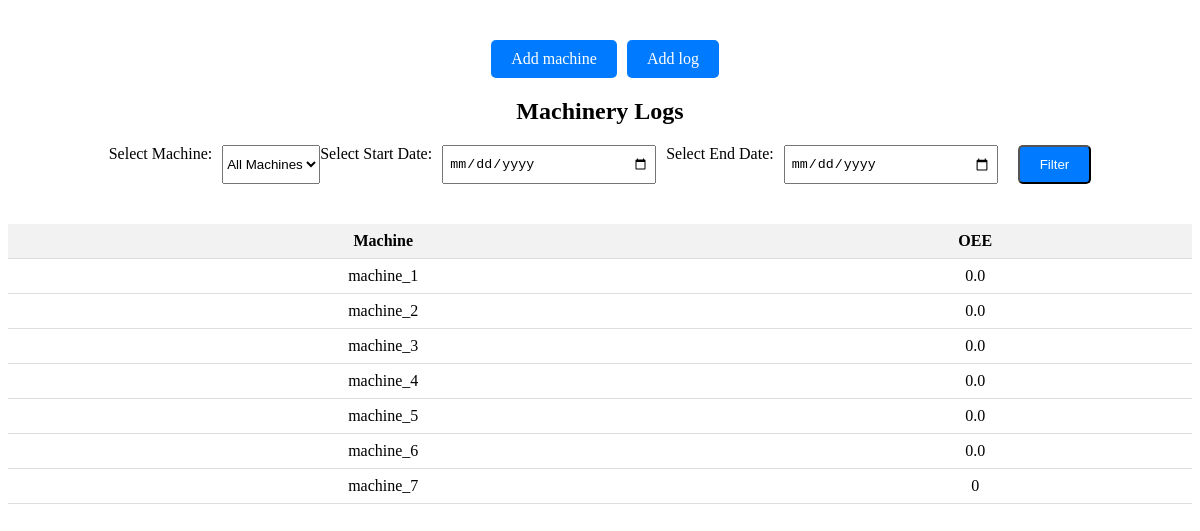
Before: / with the older database file.
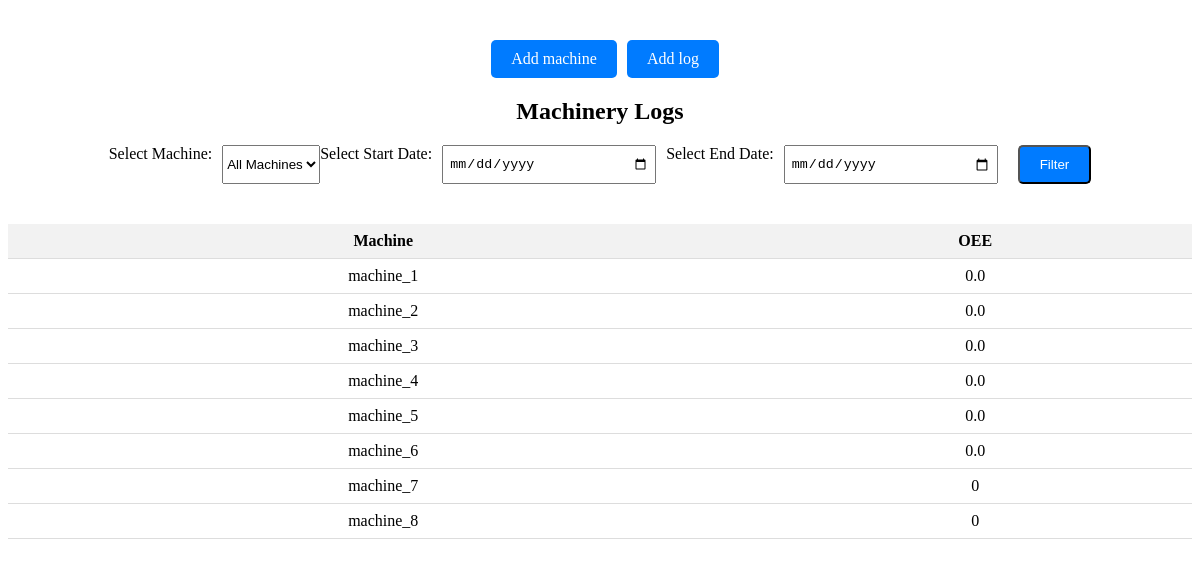
After: the same page with the newer database file.
### app/models.py (models this page shows, shortened)
class Machine(models.Model):
    machine_name = models.CharField(max_length=100)
    machine_serial_no = models.CharField(max_length=50)
    time = models.DateTimeField(auto_now_add=True)

### app/views.py (the view)
# urls.py: path('', views.main, name='main'),
def main(request):
    machinery_logs = oee_data_all(request)
    print(machinery_logs)
    machines = Machine.objects.all()
    print(machinery_logs)
    template = loader.get_template('main.html')
    context = {"machinery_logs": machinery_logs, "machines":machines}
    return HttpResponse(template.render(context,request))

### app/utils.py (called while the page is built)
def calculate_oee(availability, performance, quality):
    return availability * performance * quality

### app/views.py (called while the page is built)
def oee_data_all(request):
    if request.method == 'GET':
        machines = Machine.objects.all()
        oee_data = []
        for machine in machines:
            oee = calculate_oee_for_machine(machine)
            oee_data.append({
                'machine_name': machine.machine_name,
                'oee': oee
            })
        return oee_data
    else:
        return JsonResponse({"message": "Method not allowed"},status=404)

def calculate_oee_for_machine(machine):
    production_logs = ProductionLog.objects.filter(machine=machine)
    available_time_per_shift = 8  # in hours
    total_products = production_logs.count()
    ideal_cycle_time = 5  # in minutes
    available_operating_time = total_products * (ideal_cycle_time / 60)  # convert minutes to hours
    if available_operating_time == 0:
        return 0
    unplanned_downtime = available_time_per_shift - available_operating_time
    actual_output = total_products
    performance = (ideal_cycle_time / 60) * actual_output / available_operating_time * 100
    good_products = production_logs.filter(duration=ideal_cycle_time).count()
    quality = good_products / total_products * 100
    availability = (available_time_per_shift - unplanned_downtime) / available_time_per_shift * 100
    oee = calculate_oee(availability, performance, quality)
    return oee

### app/templates/main.html (shortened to what this page needs)
<!DOCTYPE html>
<html lang="en">
<head>
</head>
<body>
<div class="btn-container">
    <a href='machineview' class="btn">Add machine</a>
    <a href='logsview' class="btn">Add log</a>
</div>
<h2>Machinery Logs</h2>
<form id="filterForm" action="#" method="get">
    <label for="machine">Select Machine:</label>
    <select name="machine" id="machine">
        <option value="">All Machines</option>
    </select>
    <label for="start_date">Select Start Date:</label>
    <input type="date" name="start_date" id="start_date">
    <label for="end_date">Select End Date:</label>
    <input type="date" name="end_date" id="end_date">
    <button type="button" id="filterBtn" class="btn">Filter</button>
</form>
<table id="logsTable">
    <thead>
        <tr>
            <th>Machine</th>
            <th>OEE</th>
        </tr>
    </thead>
    <tbody>
        {% for log in machinery_logs %}
        <tr>
            <td>{{ log.machine_name }}</td>
            <td>{{ log.oee }}</td>
        </tr>
        {% endfor %}
    </tbody>
</table>
</body>
</html>

### app/templates/main.html (style rules this page uses)
body { display: flex; flex-direction: column; align-items: center; margin-top: 20px; }
table { width: 100%; border-collapse: collapse; margin-top: 20px; }
th, td { padding: 8px; border-bottom: 1px solid #ddd; text-align: center; }
th { background-color: #f2f2f2; }
.btn-container { display: flex; justify-content: flex-end; margin-top: 20px; }
.btn { padding: 10px 20px; background-color: #007bff; color: #fff; text-decoration: none; border-radius: 5px; margin-left: 10px; }
form { display: flex; flex-wrap: wrap; justify-content: center; margin-bottom: 20px; }
input[type="date"] { width: 200px; padding: 5px; margin-right: 10px; }
label { margin-right: 10px; }

Changed rows visible on the page:
added Machine: machine_name "machine_8"
Other visible differences:
new list line: "0"
